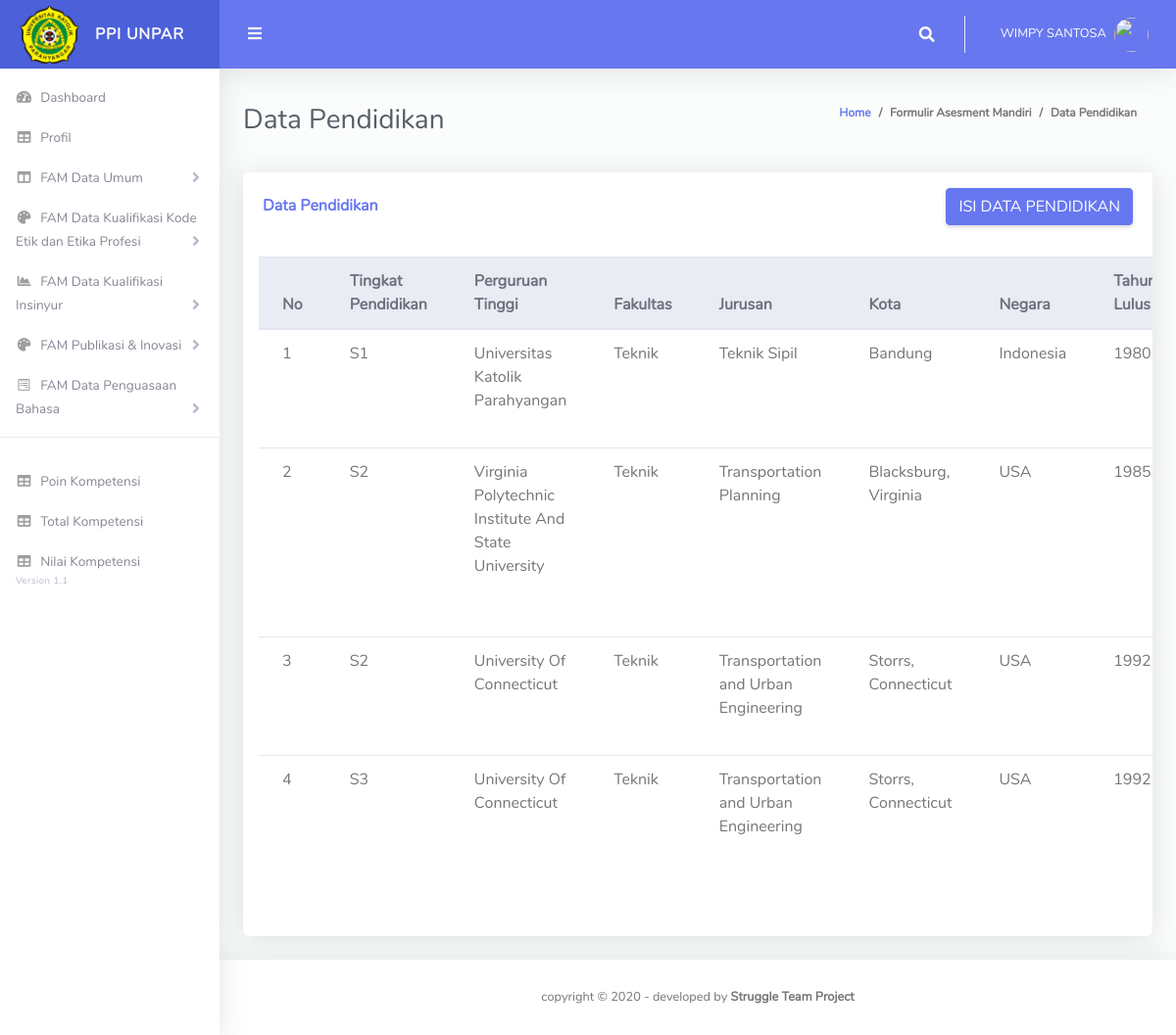
The page /mahasiswa/index.php?page=datapendidikan (signed in) on the database its author committed.
### tables this page shows
CREATE TABLE `profil` (
  `id` int(11) NOT NULL,
  `nama_lengkap` varchar(100) NOT NULL,
  `nokta` varchar(100) NOT NULL,
  `jenis_kelamin` varchar(100) NOT NULL,
  `username` varchar(100) NOT NULL,
  `password` varchar(100) NOT NULL,
  `photo` varchar(100) NOT NULL,
  `level` varchar(100) NOT NULL
);

CREATE TABLE `datapendidikan1` (
  `id` int(50) NOT NULL,
  `nokta` varchar(100) NOT NULL,
  `nama_lengkap` varchar(150) NOT NULL,
  `tingkatpendidikan` varchar(100) NOT NULL,
  `perguruantinggi` varchar(100) NOT NULL,
  `fakultas` varchar(100) NOT NULL,
  `jurusan` varchar(100) NOT NULL,
  `kota` varchar(100) NOT NULL,
  `negara` varchar(100) NOT NULL,
  `tahunlulus` varchar(50) NOT NULL,
  `gelar` varchar(50) NOT NULL,
  `judulta` text NOT NULL,
  `deskripsita` text NOT NULL
);

### mahasiswa/datapendidikan.php (the view, shortened to what this page needs)
<?php
      include "koneksi.php";
      $query="SELECT * FROM profil where id='$id'";
      $sql = mysqli_query ($connect,$query);
      while ($hasil = mysqli_fetch_array($sql)) {
      $id = $hasil['id'];
      $nokta = $hasil ['nokta'];
      ?>
  <?php } ?>
        <div class="container-fluid" id="container-wrapper">
          <div class="d-sm-flex align-items-center justify-content-between mb-4">
            <h1 class="h3 mb-0 text-gray-800">Data Pendidikan</h1>
            <ol class="breadcrumb">
              <li class="breadcrumb-item"><a href="./">Home</a></li>
              <li class="breadcrumb-item">Formulir Asesment Mandiri</li></li>
              <li class="breadcrumb-item active" aria-current="page">Data Pendidikan</li>
            </ol>
          </div>
          <div class="row">
            <div class="col-lg-12">
              <div class="card mb-4">
                <div class="card-header py-3 d-flex flex-row align-items-center justify-content-between">
                  <h6 class="m-0 font-weight-bold text-primary">Data Pendidikan</h6>
                  <a href="index.php?page=isidatapendidikan&amp;&amp;id=<?php echo $id; ?>" onclick="return confirm('Apakah Anda Yakin Ingin Menambahkan Data ?')";>
                    <input type="submit" class="btn btn-primary" name="EDIT" id="EDIT" value="ISI DATA PENDIDIKAN">
                    </a>
                </div>
                <div class="table-responsive p-3">
                  <table class="table align-items-center table-flush" id="dataTable">
                    <thead class="thead-light">
                      <tr>
                        <th>No</th>
                        <th>Tingkat Pendidikan</th>
                        <th>Perguruan Tinggi</th>
                        <th>Fakultas</th>
                        <th>Jurusan</th>
                        <th>Kota</th>
                        <th>Negara</th>
                        <th>Tahun Lulus</th>
                      </tr>
                      <?php
    include '../koneksi.php';
    $no = 1;
    $data = mysqli_query($connect,"select * from datapendidikan1 where nokta='$nokta'");
    while($d = mysqli_fetch_array($data)){
      ?>
      <tr>
        <td><?php echo $no++; ?></td>
        <td><?php echo $d['tingkatpendidikan']; ?></td>
        <td><?php echo $d['perguruantinggi']; ?></td>
        <td><?php echo $d['fakultas']; ?></td>
        <td><?php echo $d['jurusan']; ?></td>
        <td><?php echo $d['kota']; ?></td>
        <td><?php echo $d['negara']; ?></td>
        <td><?php echo $d['tahunlulus']; ?></td>
      </tr>
      <?php
    }
    ?>
  </table>
                </div>
              </div>
              </div>
            </div>

### mahasiswa/index.php (shortened to what this page needs)
<!DOCTYPE html>
<html lang="en">
<head>
  <link href="../vendor/fontawesome-free/css/all.min.css" rel="stylesheet" type="text/css">
  <link href="../vendor/bootstrap/css/bootstrap.min.css" rel="stylesheet" type="text/css">
  <link href="../vendor/datatables/dataTables.bootstrap4.min.css" rel="stylesheet">
  <link href="../vendor/select2/dist/css/select2.min.css" rel="stylesheet" type="text/css">
  <link href="../vendor/bootstrap-datepicker/css/bootstrap-datepicker.min.css" rel="stylesheet" >
  <link href="../vendor/bootstrap-touchspin/css/jquery.bootstrap-touchspin.css" rel="stylesheet" >
  <link href="../vendor/clock-picker/clockpicker.css" rel="stylesheet">
  <link href="../css/ruang-admin.min.css" rel="stylesheet">
</head>
<body id="page-top">
  <div id="wrapper">
    <ul class="navbar-nav sidebar sidebar-light accordion" id="accordionSidebar">
      <a class="sidebar-brand d-flex align-items-center justify-content-center" href="index.php">
        <div class="sidebar-brand-icon">
          <img src="../img/unparlogo.png" style="max-height: 60px">
        </div>
        <div class="sidebar-brand-text mx-3">PPI UNPAR</div>
      </a>
      <hr class="sidebar-divider my-0">
      <li class="nav-item">
        <a class="nav-link" href="index.php">
          <i class="fas fa-fw fa-tachometer-alt"></i>
          <span>Dashboard</span></a>
      </li>
      <li class="nav-item">
        <a class="nav-link" href="index.php?page=profil">
          <i class="fas fa-fw fa-table"></i>
          <span>Profil</span></a>
      </li>
      <li class="nav-item">
        <a class="nav-link collapsed" href="#" data-toggle="collapse" data-target="#collapseForm" aria-expanded="true"
          aria-controls="collapseForm">
          <i class="fas fa-fw fa-columns"></i>
          <span>FAM Data Umum</span>
        </a>
      </li>
      <li class="nav-item">
        <a class="nav-link collapsed" href="#" data-toggle="collapse" data-target="#collapsePendidikan" aria-expanded="true"
          aria-controls="collapsePendidikan">
          <i class="fas fa-fw fa-palette"></i>
          <span>FAM Data Kualifikasi Kode Etik dan Etika Profesi</span>
        </a>
      </li>
      <li class="nav-item">
        <a class="nav-link collapsed" href="#" data-toggle="collapse" data-target="#collapseKualifikasi" aria-expanded="true"
          aria-controls="collapseKualifikasi">
          <i class="fas fa-fw fa-chart-area"></i>
          <span>FAM Data Kualifikasi Insinyur</span>
        </a>
      </li>
      <li class="nav-item">
        <a class="nav-link collapsed" href="#" data-toggle="collapse" data-target="#collapseInovasi" aria-expanded="true"
          aria-controls="collapseInovasi">
          <i class="fas fa-fw fa-palette"></i>
          <span>FAM Publikasi & Inovasi</span>
        </a>
      </li>
      <li class="nav-item">
        <a class="nav-link collapsed" href="#" data-toggle="collapse" data-target="#collapseBahasa" aria-expanded="true"
          aria-controls="collapseBahasa">
          <i class="fab fa-fw fa-wpforms"></i>
          <span>FAM Data Penguasaan Bahasa</span>
        </a>
      </li>
      <hr class="sidebar-divider">
      <li class="nav-item">
        <a class="nav-link" href="index.php?page=poinKompetensi">
          <i class="fas fa-fw fa-table"></i>
          <span>Poin Kompetensi</span></a>
      </li>
      <li class="nav-item">
        <a class="nav-link" href="index.php?page=totalKompetensi">
          <i class="fas fa-fw fa-table"></i>
          <span>Total Kompetensi</span></a>
      </li>
      <li class="nav-item">
        <a class="nav-link" href="index.php?page=nilaiKompetensi">
          <i class="fas fa-fw fa-table"></i>
          <span>Nilai Kompetensi</span></a>
      </li>
      <div class="version" id="version-ruangadmin"></div>
    </ul>
    <div id="content-wrapper" class="d-flex flex-column">
      <div id="content">
        <?php
      include "koneksi.php";
      $id = $_SESSION['id'];
      $query="SELECT * FROM profil where id='$id'";
      $sql = mysqli_query ($connect,$query);
      while ($hasil = mysqli_fetch_array($sql)) {
      $nama_lengkap = $hasil ['nama_lengkap'];
      $photo = $hasil ['photo'];
      ?>
  <?php } ?>
        <nav class="navbar navbar-expand navbar-light bg-navbar topbar mb-4 static-top">
          <button id="sidebarToggleTop" class="btn btn-link rounded-circle mr-3">
            <i class="fa fa-bars"></i>
          </button>
          <ul class="navbar-nav ml-auto">
            <li class="nav-item dropdown no-arrow">
              <a class="nav-link dropdown-toggle" href="#" id="searchDropdown" role="button" data-toggle="dropdown"
                aria-haspopup="true" aria-expanded="false">
                <i class="fas fa-search fa-fw"></i>
              </a>
            </li>
            <li class="nav-item dropdown no-arrow">
              <a class="nav-link dropdown-toggle" href="#" id="userDropdown" role="button" data-toggle="dropdown" aria-haspopup="true" aria-expanded="false">
                <span class="ml-2 d-none d-lg-inline text-white small"><?php echo $nama_lengkap; ?></span>
                <span>&nbsp;&nbsp;<img style="border-radius:50%;" src="img_mhs/<?php echo $photo;?>" width='35' height='35'></span>
              </a>
            </li>
          </ul>
        </nav>
        <?php include "main_switch.php"; ?>
      </div>
        </div>
      <footer class="sticky-footer bg-white">
        <div class="container my-auto">
          <div class="copyright text-center my-auto">
            <span>copyright &copy; <script> document.write(new Date().getFullYear()); </script> - developed by
              <b>Struggle Team Project</b>
            </span>
          </div>
        </div>
      </footer>
    </div>
  </div>
</body>
</html>

### rows shown on the page
profil: nama_lengkap "WIMPY SANTOSA"
datapendidikan1: tingkatpendidikan "S1", perguruantinggi "Universitas Katolik Parahyangan", fakultas "Teknik", jurusan "Teknik Sipil", kota "Bandung", negara "Indonesia", tahunlulus "1980"
datapendidikan1: tingkatpendidikan "S2", perguruantinggi "Virginia Polytechnic Institute And State University", fakultas "Teknik", jurusan "Transportation Planning", kota "Blacksburg, Virginia", negara "USA", tahunlulus "1985"
datapendidikan1: tingkatpendidikan "S2", perguruantinggi "University Of Connecticut", fakultas "Teknik", jurusan "Transportation and Urban Engineering", kota "Storrs, Connecticut", negara "USA", tahunlulus "1992"
datapendidikan1: tingkatpendidikan "S3", perguruantinggi "University Of Connecticut", fakultas "Teknik", jurusan "Transportation and Urban Engineering", kota "Storrs, Connecticut", negara "USA", tahunlulus "1992"
